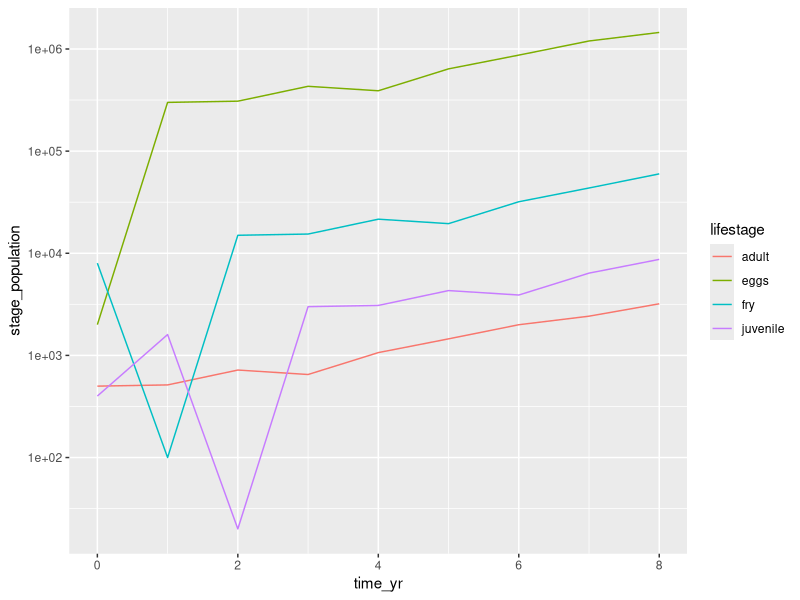

Write R code to recreate this figure.
## ----setup, include=FALSE---------------------------------------------
knitr::opts_chunk$set(echo = TRUE)
library(tidyverse)


## ---------------------------------------------------------------------
# Make the Leslie Matrix:
fish_leslie <- matrix(c(0, 0, 0, 600, 0.05, 0, 0, 0, 0, 0.20, 0, 0, 0, 0, 0.16, 0.9), nrow = 4, ncol = 4, byrow = TRUE)

# Check it out: 
fish_leslie


## ---------------------------------------------------------------------
# Initial population structure (Roe, Fry, Juvenile, Adult): 
fish_year0 <- c(2000, 8000, 400, 500)


## ---------------------------------------------------------------------
# Model projections

# ------ WHAT HAPPENS HERE? ------ #
# ------ comment line-by-line ---- #

# Create a sequence from 0 to 8
time_yr <- seq(from = 0, to = 8, by = 1)

# Create a matrix with columns as the initial population and the rows as the sequence of times
proj_year <- matrix(ncol = length(fish_year0), nrow = length(time_yr))

# Populate initial population in the first row of the matrix
proj_year[1, ] <- fish_year0

# Create a loop: starts at 2 for time_yr, looping over the dot product of the leslie matrix with the initial values, populate row 2
for (i in 2:length(time_yr)) {
  proj_year[i,] <- fish_leslie %*% proj_year[i-1,]
}


# The rest is wrangling & visualization (run to check it out):
colnames(proj_year) <- c("eggs", "fry", "juvenile", "adult")

proj_df <- data.frame(time_yr, proj_year) %>% 
  pivot_longer(cols = -time_yr, names_to = "lifestage", values_to = "stage_population")

ggplot(data = proj_df, aes(x = time_yr, y = stage_population)) +
  geom_line(aes(color = lifestage)) +
  scale_y_log10()


